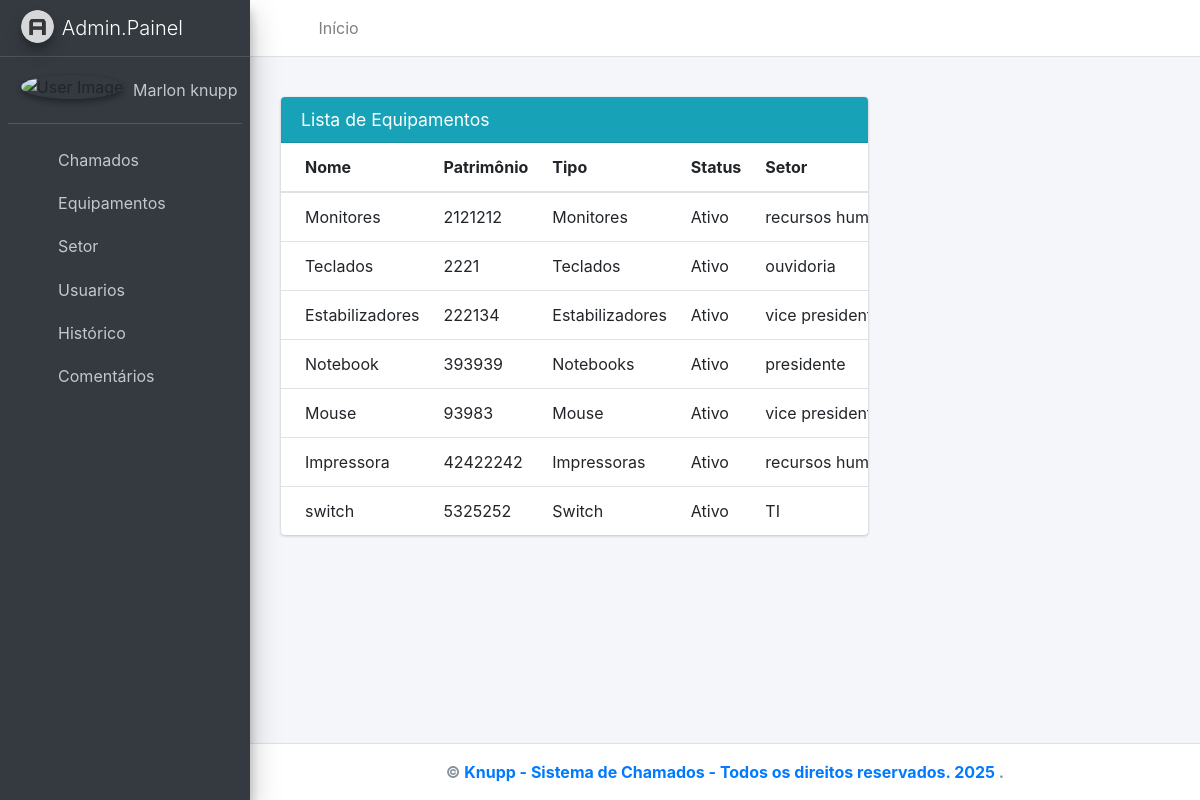
The app's page /equipamento/lista/ with its own data.
### equipamento/models.py (models this page shows, shortened)
class Equipamento (models.Model):
    nome = models.CharField(max_length=200)
    numero_patrimonio = models.CharField(max_length=20, unique=True)
    setor = models.ForeignKey(Setor, on_delete=models.CASCADE, null=True, blank=True)
    TIPO_CHOICE = [
        ('notebook','Notebooks'),
        ('monitores','Monitores'),
        ('estabilizadores','Estabilizadores'),
        ('teclados','Teclados'),
        ('mouses','Mouse'),
        ('impressoras','Impressoras'),
        ('switch','Switch'),
    ]
    STATUS_CHOICE = [
        ('ativo','Ativo'),
        ('manutencao','Manutenção'),
        ('descartado','Descartado'),
    ]
    tipo =  models.CharField(max_length=50, choices=TIPO_CHOICE, default='notebook')
    status = models.CharField(max_length=40, choices=STATUS_CHOICE, default='ativo')

### setor/models.py (models this page shows)
class Setor(models.Model):
    nome = models.CharField(max_length=50)
    andar = models.CharField(max_length=40)
    def __str__(self):
        return self.nome

### equipamento/views.py (the view)
# urls.py: path('lista/', views.lista_equipamento, name='lista_equipamento'),
def lista_equipamento(request):
    equipamentos = Equipamento.objects.all()
    return render(request,'equipamento/lista.html', {'equipamentos': equipamentos})

### equipamento/templates/equipamento/lista.html
{% extends 'base.html' %}
{% load static %}
{% load crispy_forms_tags %}
{% block content %}
<div class="container mt-4">
        <div class="col-md-8">
            <div class="card">
                <div class="card-header bg-info">
                    <h3 class="card-title">Lista de Equipamentos</h3>
                </div>
                <div class="card-body table-responsive p-0" style="max-height: 400px;">
                    <table class="table table-hover text-nowrap">
                        <thead>
                            <tr>
                                <th>Nome</th>
                                <th>Patrimônio</th>
                                <th>Tipo</th>
                                <th>Status</th>
                                <th>Setor</th>
                            </tr>
                        </thead>
                        <tbody>
                            {% for equipamento in equipamentos %}
                            <tr>
                                <td>{{ equipamento.nome }}</td>
                                <td>{{ equipamento.numero_patrimonio }}</td>
                                <td>{{ equipamento.get_tipo_display }}</td>
                                <td>{{ equipamento.get_status_display }}</td>
                                <td>{{ equipamento.setor }}</td>
                            </tr>
                            {% empty %}
                            <tr>
                                <td colspan="5">Nenhum equipamento cadastrado.</td>
                            </tr>
                            {% endfor %}
                        </tbody>
                    </table>
                </div>
            </div>
        </div>
    </div>
{% endblock %}

### core/templates/base.html (shortened to what this page needs)
{% load static %}
<!DOCTYPE html>
<html lang="pt-br">
<head>
  <link rel="stylesheet" href="{% static 'adminlte/plugins/fontawesome-free/css/all.min.css' %}">
  <link rel="stylesheet" href="{% static 'adminlte/dist/css/adminlte.min.css' %}">
</head>
<body class="hold-transition sidebar-mini layout-fixed">
<div class="wrapper">
  {% include 'components/_header.html' %}
  {% include 'components/_sidebar.html' %}
  <div class="content-wrapper p-3">
    {% block content %}{% endblock %}
  </div>
  {% include 'components/_footer.html' %}
</div>
</body>
</html>

### core/templates/components/_header.html
<nav class="main-header navbar navbar-expand navbar-white navbar-light">
  <ul class="navbar-nav">
    <li class="nav-item">
      <a class="nav-link" data-widget="pushmenu" href="Sistema de Chamado"><i class="fas fa-bars"></i></a>
    </li>
    <li class="nav-item d-none d-sm-inline-block">
      <a href="{% url 'home' %}" class="nav-link">Início</a>
    </li>
  </ul>
</nav>

### core/templates/components/_sidebar.html
{% load static %}
<aside class="main-sidebar sidebar-dark-primary elevation-4">
    <a href="{% url 'home' %}" class="brand-link">
        <img src="{% static 'adminlte/dist/img/AdminLTELogo.png' %}" alt="Logo" class="brand-image img-circle elevation-3" style="opacity: .8">
        <span class="brand-text font-weight-light">Admin.Painel</span>
    </a>
    <div class="sidebar">
        <div class="user-panel mt-3 pb-3 mb-3 d-flex">
            <div class="image">
                <img src="{% static 'adminlte/dist/img/user2--160x160.jpg' %}" class="img-circle elevation-2" alt="User Image">
            </div>
            <div class="info">
                <a href="{% url 'home' %}" class="d-block">Marlon knupp</a>
            </div>
        </div>
        <nav class="mt-2">
            <ul class="nav nav-pills nav-sidebar flex-column" role="menu">
                <li class="nav-item">
                    <a href="{% url 'lista_chamado' %}" class="nav-link">
                        <i class="nav-icon fas fa-ticket-alt"></i>
                        <p>Chamados</p>
                    </a>
                </li>
                <li class="nav-item">
                    <a href="{% url 'lista_equipamento' %}" class="nav-link">
                        <i class="nav-icon fas fa-laptop"></i>
                        <p>Equipamentos</p>
                    </a>
                </li>
                <li class="nav-item">
                    <a href="{% url 'lista_setor' %}" class="nav-link">
                        <i class="nav-icon fas fa-laptop"></i>
                        <p>Setor</p>
                    </a>
                </li>
                <li class="nav-item">
                    <a href="{% url 'lista_usuario' %}" class="nav-link">
                        <i class="nav-icon fas fa-laptop"></i>
                        <p>Usuarios</p>
                    </a>
                </li>
                <li class="nav-item">
                    <a href="{% url 'lista_historico' %}" class="nav-link">
                        <i class="nav-icon fas fa-laptop"></i>
                        <p>Histórico</p>
                    </a>
                </li>
                <li class="nav-item">
                    <a href="{% url 'lista_comentario' %}" class="nav-link">
                        <i class="nav-icon fas fa-laptop"></i>
                        <p>Comentários</p>
                    </a>
                </li>
            </ul>
        </nav>
    </div>
</aside>

### core/templates/components/_footer.html
<footer class="main-footer text-center">
    <strong>&copy; {{ now|date:"Y" }} <a href="#">Knupp - Sistema de Chamados -
    Todos os direitos reservados. 2025 </a>.</strong>
</footer>

### records on screen
Equipamento: nome "Monitores", numero_patrimonio "2121212", tipo "Monitores", status "Ativo", setor "recursos…"
Equipamento: nome "Teclados", numero_patrimonio "2221", tipo "Teclados", status "Ativo", setor "ouvidoria"
Equipamento: nome "Estabilizadores", numero_patrimonio "222134", tipo "Estabilizadores", status "Ativo", setor "vice…"
Equipamento: nome "Notebook", numero_patrimonio "393939", tipo "Notebooks", status "Ativo", setor "presidente"
Equipamento: nome "Mouse", numero_patrimonio "93983", tipo "Mouse", status "Ativo", setor "vice…"
Equipamento: nome "Impressora", numero_patrimonio "42422242", tipo "Impressoras", status "Ativo", setor "recursos…"
Equipamento: nome "switch", numero_patrimonio "5325252", tipo "Switch", status "Ativo", setor "TI"
